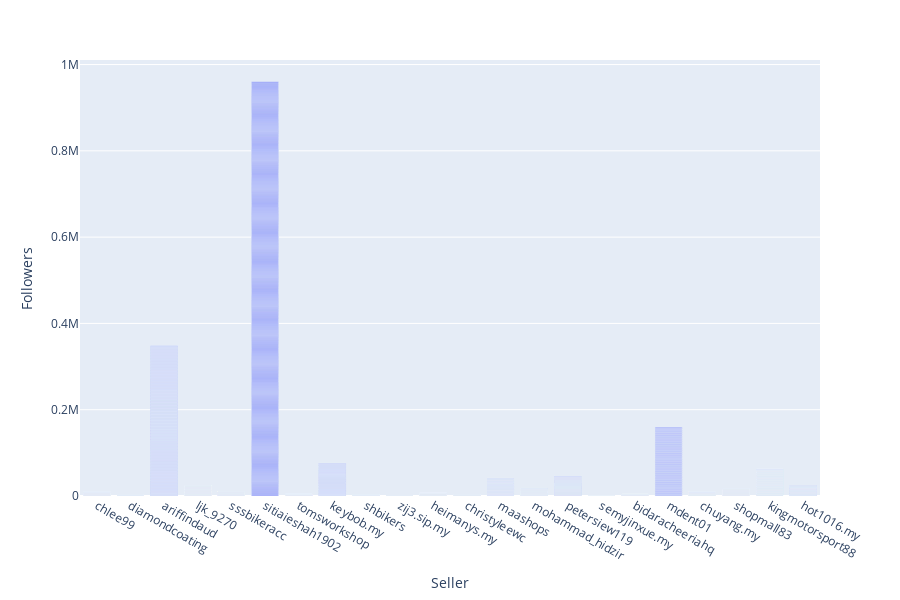

Here is the notebook cell this chart was saved with:
### Code cell
fig = px.bar(df, x="Seller", y="Followers")
fig.show()

### Figure 1 — Plotly figure (JSON) as saved in the notebook; plotly's stock layout.template omitted (floating-point values rounded to 4 significant figures; data arrays with more than 128 entries replaced by an {"elided": "..."} marker saying what was removed)
{"data": [{"alignmentgroup": "True", "hoverlabel": {"namelength": 0}, "hovertemplate": "Seller=%{x}<br>Followers=%{y}", "legendgroup": "", "marker": {"color": "#636efa"}, "name": "", "offsetgroup": "", "orientation": "v", "showlegend": false, "textposition": "auto", "type": "bar", "x": {"elided": "4785 str values"}, "xaxis": "x", "y": {"elided": "4785 int values"}, "yaxis": "y"}], "layout": {"barmode": "relative", "height": 600, "legend": {"tracegroupgap": 0}, "margin": {"t": 60}, "xaxis": {"anchor": "y", "domain": [0, 1], "title": {"text": "Seller"}}, "yaxis": {"anchor": "x", "domain": [0, 1], "title": {"text": "Followers"}}}}
